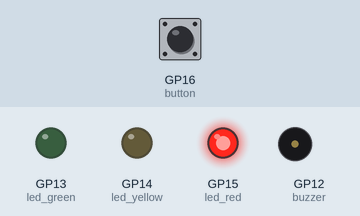
Recording of a program running on a simulated Raspberry Pi Pico running MicroPython. On the bench: output pins drawn as LEDs (lit = HIGH), buzzer (waves = sounding, pin HIGH). Inputs (shaded band) come from the test bench; at power-on: GP16 (button) LOW. Threads take turns every 2 ms.

Above: at 1.2 s.
1.3 s: GP16 (button) pulled HIGH for 0.15 s
At 5.9 s:
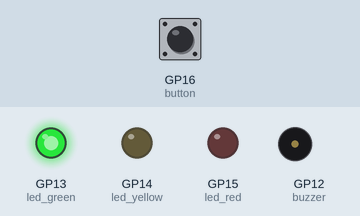
At 10.9 s:
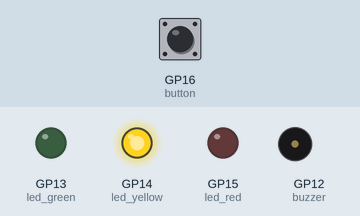
Timing chart, 0 to 22.5 s (numbered marks = the images above; inputs shaded):
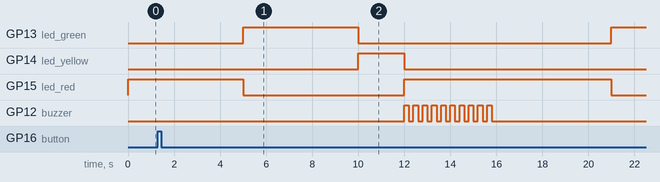

The program:

Traffic_Lights.py
```python
import machine
import utime
import _thread

button = machine.Pin(16, machine.Pin.IN, machine.Pin.PULL_DOWN)
led_red = machine.Pin(15, machine.Pin.OUT)
led_yellow = machine.Pin(14, machine.Pin.OUT)
led_green = machine.Pin(13, machine.Pin.OUT)
buzzer = machine.Pin(12, machine.Pin.OUT)

global button_pressed
button_pressed = False

def button_reader_thread():
    global button_pressed
    while True:
        if button.value() == 1:
            button_pressed = True
        utime.sleep(0.01)

_thread.start_new_thread(button_reader_thread, ())

while True:
    if button_pressed == True:
        led_red.value(1)
        led_yellow.value(0)
        led_green.value(0)
        for i in range(10):
            buzzer.value(1)
            utime.sleep(0.2)
            buzzer.value(0)
            utime.sleep(0.2)
        global button_pressed
        button_pressed = False

    led_red.value(1)
    utime.sleep(5)
    led_green.value(1)
    led_red.value(0)
    utime.sleep(5)
    led_yellow.value(1)
    led_green.value(0)
    utime.sleep(2)
    led_yellow.value(0)
```

Measured:
- after the input at 1.3 s, GP14 (led_yellow): goes on until 12.0 s, then stays LOW; GP12 (buzzer): alternates HIGH for 0.20 s and LOW for 0.20 s, 20 changes in all, then stays LOW, starting after 10.7 s
